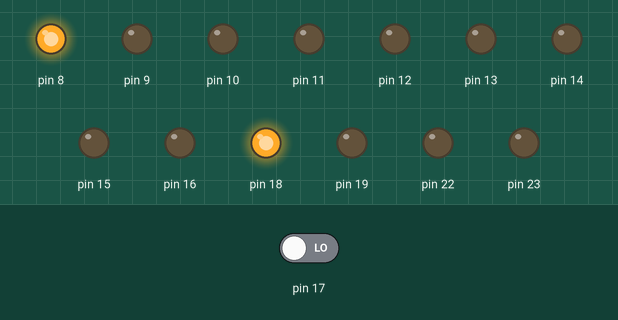
This sketch was run on a simulated Arduino Uno, built with avr-gcc and run on an emulated ATmega328P. On the bench: output pins drawn as LEDs (lit = HIGH). Inputs (shaded band) come from the test bench; at power-on: pin 17 LOW.

Above: at 3.0 s.
At 7.5 s:
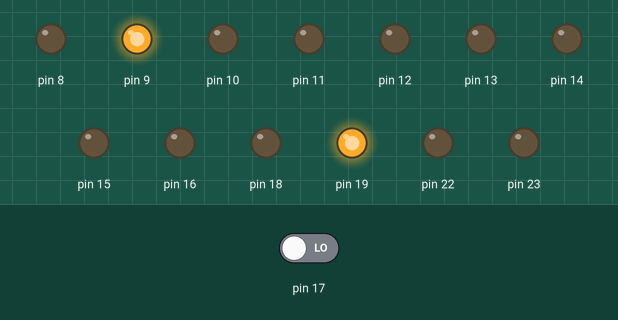
At 12.0 s:
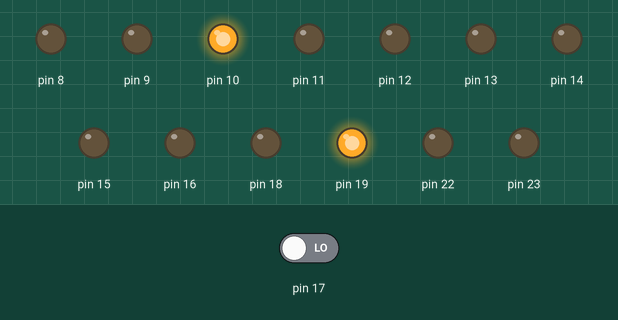
Timing chart, 0 to 19.5 s (numbered marks = the images above):
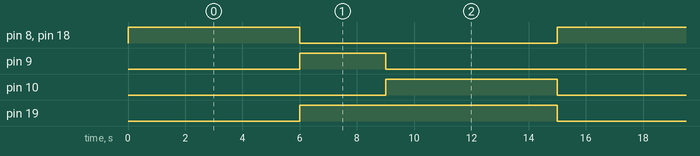

The sketch:

TrafficLightsPART1.ino
```cpp
#include <avr/io.h>
#include <util/delay.h>

int main(void)

{
 //setup
 int x;

 DDRB= 0xFF;        //All PORT B pins are outputs
 DDRC= 0XF7;        //All PORT C pins are outputs except PC3 - 1111 0111
 PORTB= 0xFF;       // Enable pullup resisrs on PORTB

 #define TRAFFIC_RED 0x01       //0000 0001
 #define TRAFFIC_ORANGE 0x02    // 0000 0010
 #define TRAFFIC_GREEN 0x04     // 0000 0100
 #define PED_RED 0x20           // 0010 0000
 #define PED_GREEN 0x10         // 0001 0000
 #define MASK 0x00              // 0000 0000


  while(1){

    x=PINC;
    x= x & MASK;

    PORTB= TRAFFIC_RED;
    PORTC = PED_GREEN;
    _delay_ms(6000);
    PORTB=  TRAFFIC_ORANGE;
    PORTC=  PED_RED;
    _delay_ms(3000);
    PORTB= TRAFFIC_GREEN;
    _delay_ms(6000);

  }
}
```

Measured:
- by itself, pin 8, pin 10, pin 18: alternates HIGH for 6.0 s and LOW for 9.0 s
- by itself, pin 9: alternates HIGH for 3.0 s and LOW for 12.0 s
- by itself, pin 19: alternates HIGH for 9.0 s and LOW for 6.0 s
